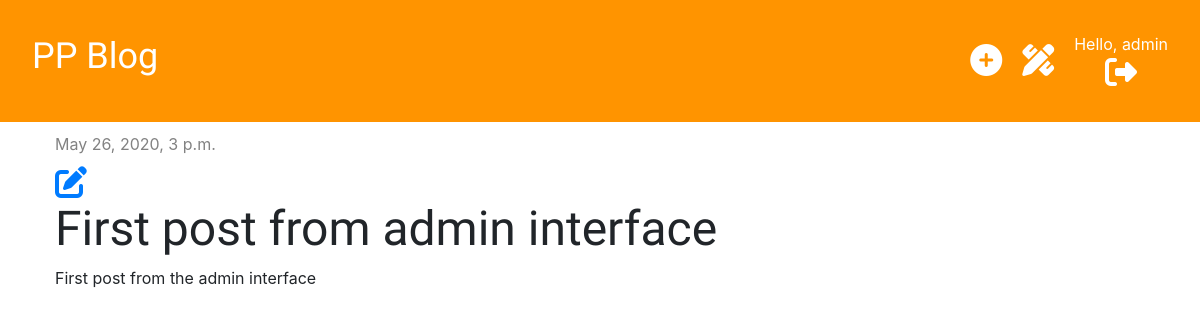
The app's page /post/1/ (signed in) with its own data.
### blog/models.py (models this page shows, shortened)
class Post(models.Model):
    author = models.ForeignKey('auth.User', on_delete=models.CASCADE)
    title = models.CharField(max_length=200)
    text = models.TextField()
    created_date = models.DateTimeField(default=timezone.now)
    published_date = models.DateTimeField(blank=True, null=True)

### blog/views.py (the view)
# urls.py: path('post/<int:pk>/', views.post_detail, name='post_detail'),
def post_detail(request, pk):
    post = get_object_or_404(Post, pk=pk)
    stuff_for_frontend = {'post': post}
    return render(request, 'blog/post_detail.html', stuff_for_frontend)

### blog/templates/blog/post_detail.html (shortened to what this page needs)
{% extends 'blog/base.html' %}
{% block content %}
    <div class="post">
        {% if post.published_date %}
            <div class="date">
                {{ post.published_date }}
            </div>
        {% else %}
            <a href="url 'post_publish' pk=post.pk" class="btn btn-primary">Publish</a>
        {% endif %}
        {% if user.is_authenticated %}
            <a href="{% url 'post_edit' pk=post.pk %}"><i class="fas fa-edit fa-2x"></i></a>
        {% endif %}
        <h1>{{ post.title }}</h1>
        <p>{{ post.text|linebreaksbr }}</p>
    </div>
{% endblock %}

### blog/templates/blog/base.html (shortened to what this page needs)
{% load static %}
<!DOCTYPE html>
<html lang="en">
<head>
    <link rel="stylesheet" href="https://maxcdn.bootstrapcdn.com/bootstrap/4.0.0/css/bootstrap.min.css">
    <link href="{% static 'css/blog.css' %}" rel="stylesheet" type="text/css">
</head>
<body>
    <div class="page-header">
        <h1><a href="{% url 'post_list' %}">PP Blog</a></h1>
        {% if user.is_authenticated %}
            <div class="top-menu">
                <a href="{% url 'post_new' %}"><i class="fas fa-plus-circle fa-2x top-menu__icon"></i></a>
                <a href="{% url 'post_draft_list' %}"><i class="fas fa-pencil-ruler fa-2x top-menu__icon"></i></a>
                <div class="top-menu__user">
                    <p>Hello, {{ user.username }}<a href="{% url 'logout' %}"></p>
                        <i class="fas fa-sign-out-alt fa-2x top-menu__user__icon"></i></a>
                </div>
            </div>
        {% else %}
            <a href="{% url 'login' %}"><i class="fas fa-sign-in-alt fa-2x top-menu__icon"></i></a>
        {% endif %}
    </div>
    <div class="content container">
        <div class="row">
            <div class="col-md-8">
               {% block content %}
               {% endblock %}
            </div>
        </div>
    </div>
</body>
</html>

### blog/static/css/blog.css (style rules this page uses)
h1, h2, h3, h4 { font-family: 'Tangerin', 'Inconsolata', 'Droid Sans', serif ; font-size: 48px; }
.page-header { background-color: #ff9400; padding: 2em; margin-top: 0; display: flex; flex-direction: row; justify-content: space-between; align-items: center; }
.page-header h1, .page-header h1 a { color: #ffffff; font-size: 36px; text-decoration: none; }
.top-menu { display: flex; flex-direction: row; align-items: center; }
.top-menu__user { display: flex; flex-direction: column; text-align: center; align-items: center; margin-left: 20px; }
.top-menu__user p { color: #ffffff; margin: 0; padding: 0; }
.top-menu__user__icon { color: #ffffff; }
.top-menu__icon { color: #ffffff; margin-left: 20px; }
.content { margin-left: 40px; }
.date { color: #828282; }
.post { margin-bottom: 70px; margin-top: 10px; }
.fa-edit { margin-top: 10px; }

### records on screen
Post: published_date "May 26, 2020, 3 p.m.", title "First post from admin interface", text "First post from the admin interface"

### other values on screen
{{ user.username }} "admin"
